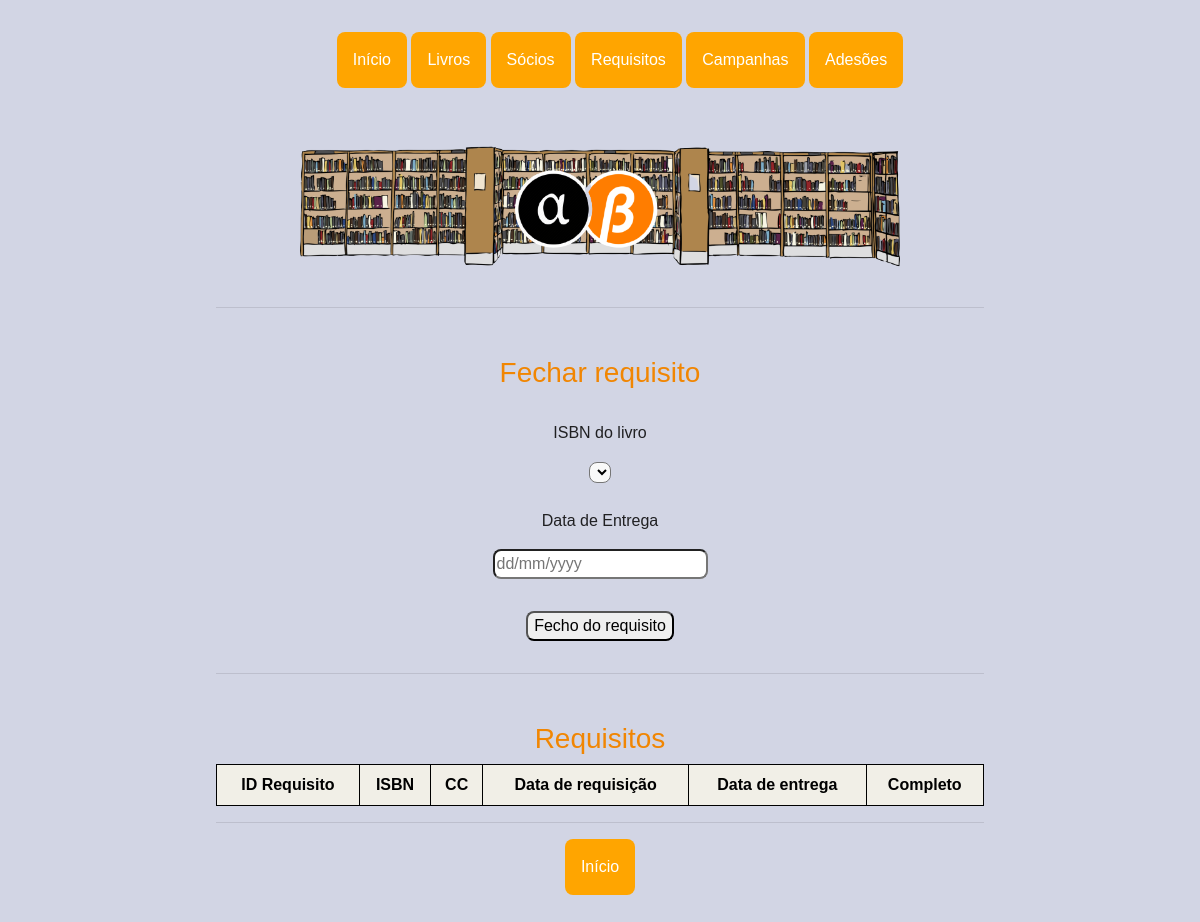
The page /compl_req on the database as committed earlier.
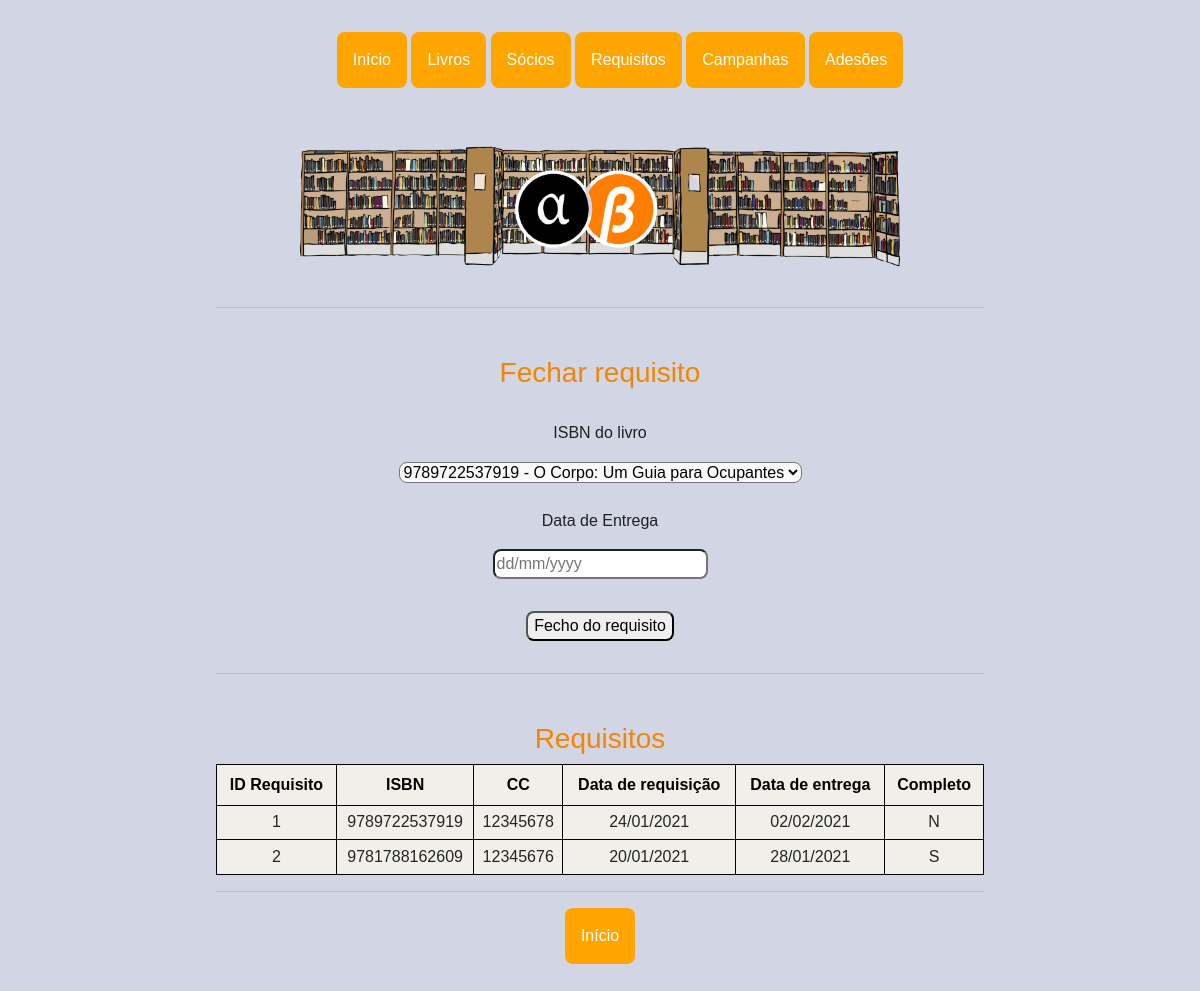
The same page on the database as committed later.
### app.py (models this page shows)
class Requisito(db.Model):
    __tablename__ = 'requisito'
    id_req = db.Column(db.Integer, primary_key=True)
    ISBN_req = db.Column(db.Integer, db.ForeignKey('livro.ISBN'))
    cc_req = db.Column(db.Integer, db.ForeignKey('socio.cc'))
    data_req = db.Column(db.String(10))
    data_entr = db.Column(db.String(10))
    completo = db.Column(db.String(1))

### app.py (the view)
@app.route('/compl_req', methods=['GET'])
def compl_req():
    reqs = Requisito.query.all()
    livros = db.session.query(Livro).filter_by(requisitado='S').all()
    return render_template('compl_req.html', reqs=reqs, livros=livros)

### templates/compl_req.html
{% extends "base.html"%} {%block title %}Fechar requisito - Biblioteca{%endblock%} {%block pic %}<img class="bgpic"
    src="{{ url_for('static', filename = 'imgs/bb.png') }}" alt="logo" />{%endblock%} {%block content%}
<h3>Fechar requisito</h3>
<form action="/compl_req2" method="post">
    <p>ISBN do livro</p>
    <select name="isbns" id="isbns">
        {% for livro in livros %}
        <option value="{{ livro.ISBN }}">{{livro.ISBN}} - {{livro.titulo}}</option>
        {% endfor %}
    </select>
    <p>Data de Entrega</p>
    <input type="text" id="dt_ent" name="dt_ent" required="required" class="dt_ent" placeholder="dd/mm/yyyy">
    <input type="submit" class="sub final" value="Fecho do requisito">
</form>
<hr />
<h3>Requisitos</h3>
<table style="width:100%" class="pure-table pure-table-horizontal">
    <tr>
        <th>ID Requisito</th>
        <th>ISBN</th>
        <th>CC</th>
        <th>Data de requisição</th>
        <th>Data de entrega</th>
        <th>Completo</th>
    </tr>
    {% for req in reqs %}
    <tr>
        <td>{{req.id_req}}</td>
        <td>{{req.ISBN_req}}</td>
        <td>{{req.cc_req}}</td>
        <td>{{req.data_req}}</td>
        <td>{{req.data_entr}}</td>
        <td>{{req.completo}}</td>
        {% endfor %}
</table>
<hr />
<div class="dropdown">
    <li><a href="/"><button class="dropbtn botoes ">Início</button></a>
    </li>
</div>
{%endblock%}

Rows that differ between the two databases and show on the page:
added Requisito: id_req "1", ISBN_req "9789722537919", cc_req "12345678", data_req "24/01/2021", data_entr "02/02/2021", completo "N"
added Requisito: id_req "2", ISBN_req "9781788162609", cc_req "12345676", data_req "20/01/2021", data_entr "28/01/2021", completo "S"
Other text that changed with them:
form field isbns: (not shown) → "9789722537919 - O Corpo: Um Guia para Ocupantes"
